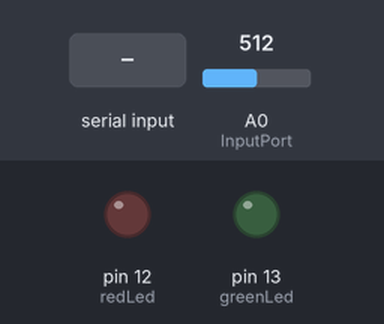
Bench run of a sketch on a simulated Arduino Uno, built with avr-gcc and run on an emulated ATmega328P. Parts: output pins drawn as LEDs (lit = HIGH). The inputs (shaded band) are chosen by the test bench; at power-on: A0 (InputPort) = 512.

Above: at 1.2 s.
1.3 s: "r" received over Serial
At 2.5 s:
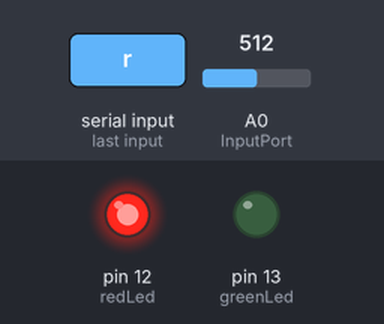
2.8 s: "g" received over Serial
At 3.8 s:
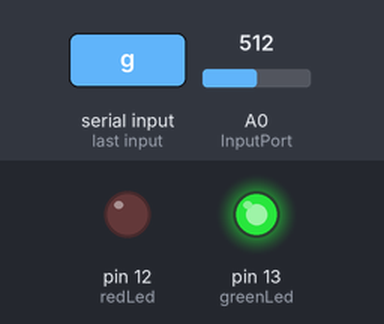
Timing chart, 0 to 5.8 s (numbered marks = the images above; inputs shaded):
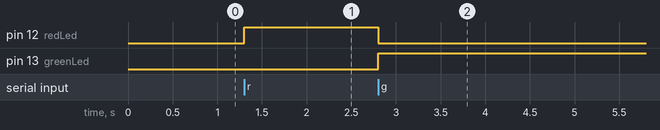

Measured:
- after the input at 1.3 s, pin 12 (redLed): LOW → HIGH at once
- after the input at 2.8 s, pin 12 (redLed): HIGH → LOW at once; pin 13 (greenLed): LOW → HIGH at once

The sketch:

Test.ino
```cpp
char inChar;
int potVal;
#define redLed 12
#define greenLed 13
#define InputPort A0
void setup() {
  // put your setup code here, to run once:
  pinMode(InputPort,INPUT);
  pinMode(redLed, OUTPUT);
  digitalWrite(redLed, LOW);
  pinMode(greenLed, OUTPUT);
  digitalWrite(greenLed, LOW);
  Serial.begin(9600);
}

void loop() {
  potVal=analogRead(InputPort);
  byte lBuffer[] = {
      byte(potVal & 0xff),
      byte(potVal >> 8 & 0xff),
      byte(potVal >> 16 & 0xff),
      byte(potVal >> 24 & 0xff)
    };
  //Serial.println(potVal);
  // put your main code here, to run repeatedly:
  delay(100);
  while (Serial.available()) {
    inChar = Serial.read();

    //todo
    //todoToUE();
    todoFromUE(lBuffer);

  }
}
void todoFromUE(byte lBuffer[]) {
  if (inChar == 'r') {
    //Serial.println("RED");
    digitalWrite(redLed, HIGH);
    digitalWrite(greenLed, LOW);
  } else if (inChar == 'g') {
    //Serial.println("GREEN");
    digitalWrite(redLed, LOW);
    digitalWrite(greenLed, HIGH);
  }
  else if (inChar=='t'){
    Serial.write(lBuffer,4);
  }

}
```
